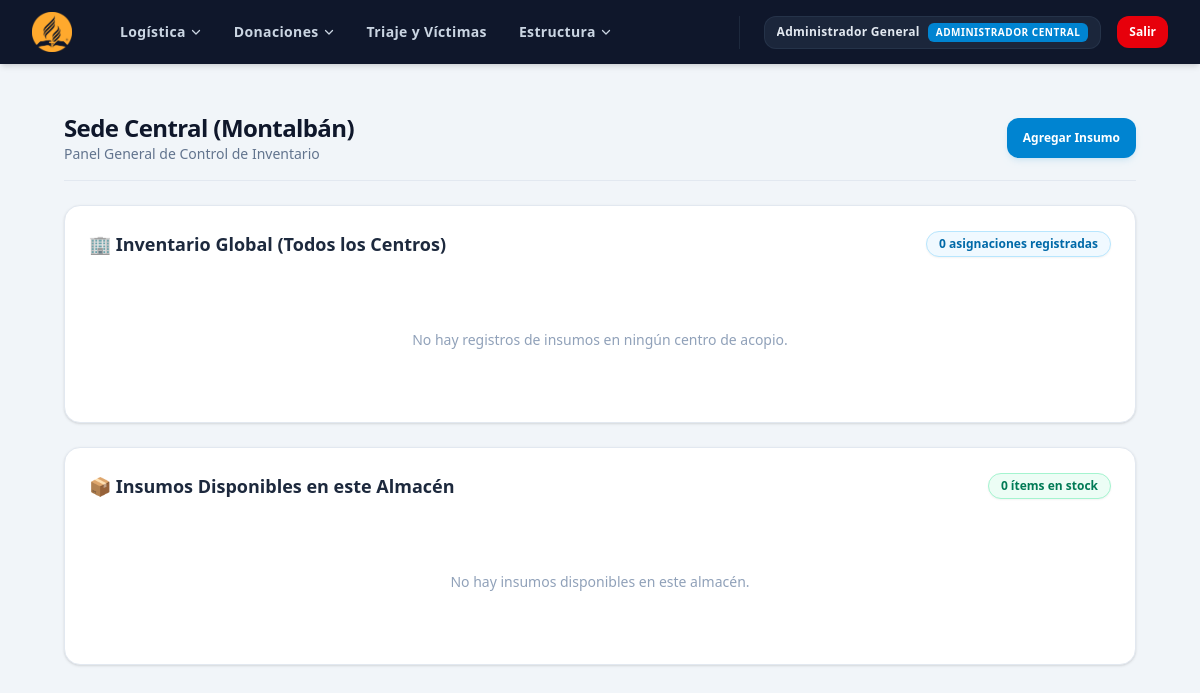
The app's page /panel_central.php (signed in), older data.
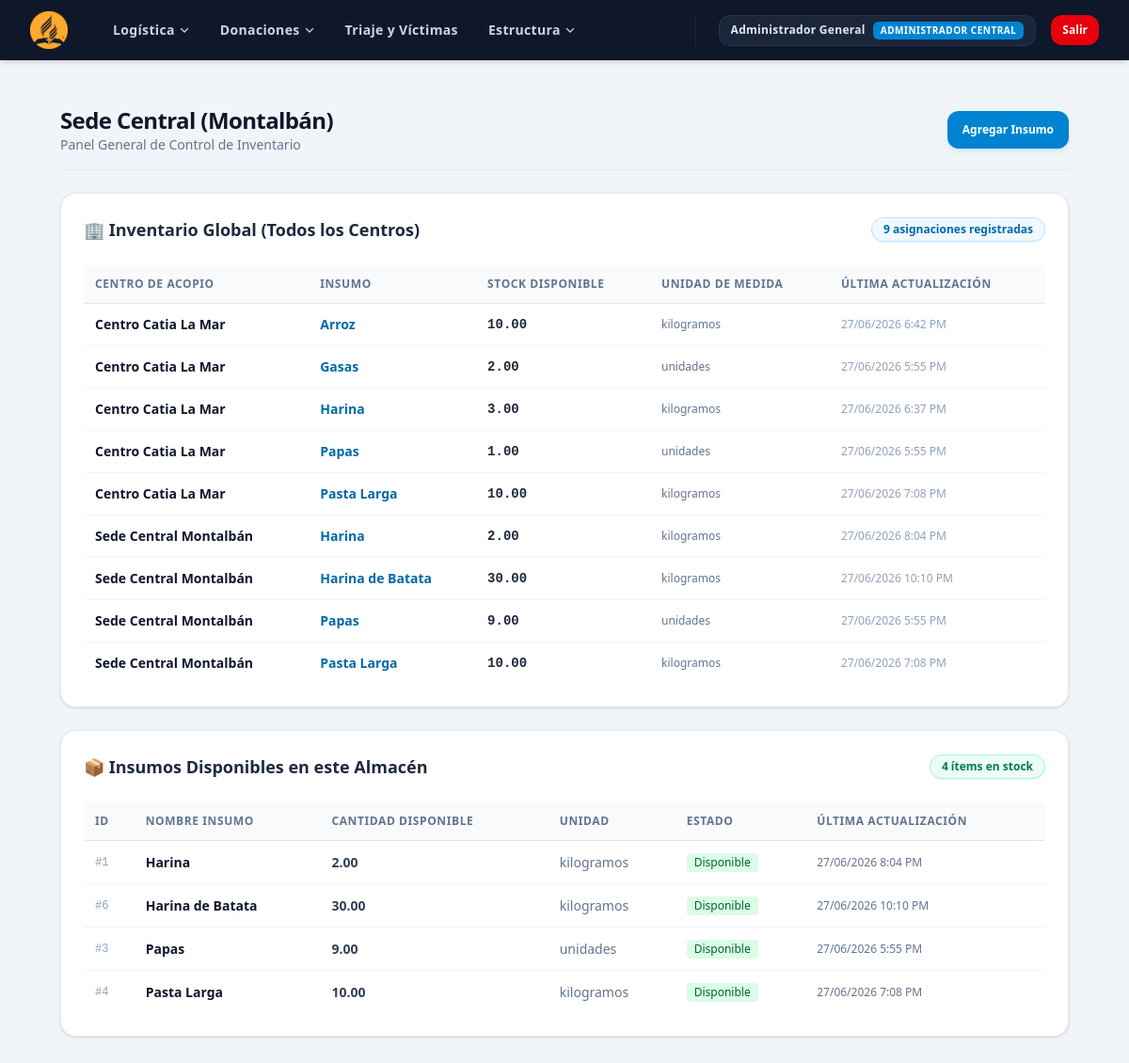
The same page, newer data.
### tables this page shows
CREATE TABLE `inventario` (
  `id` int(11) NOT NULL,
  `centro_id` int(11) NOT NULL,
  `insumo_id` int(11) NOT NULL,
  `cantidad` decimal(12,2) NOT NULL DEFAULT 0.00,
  `ultima_actualizacion` timestamp NOT NULL DEFAULT current_timestamp() ON UPDATE current_timestamp()
);

CREATE TABLE `centros_acopio` (
  `id` int(11) NOT NULL,
  `nombre` varchar(120) NOT NULL,
  `direccion` varchar(255) DEFAULT NULL,
  `telefono` varchar(30) DEFAULT NULL,
  `es_sede_principal` tinyint(1) DEFAULT 0,
  `activo` tinyint(1) DEFAULT 1
);

CREATE TABLE `insumos` (
  `id` int(11) NOT NULL,
  `nombre` varchar(120) NOT NULL,
  `unidad_medida` varchar(30) NOT NULL,
  `descripcion` text DEFAULT NULL
);

### panel_central.php (the view, shortened to what the changed rows need)
<?php
include('header.php');
require_once('conexion.php');
$centro_id = intval($_SESSION['centro_id']);
$stmt = $conn->prepare("
    SELECT
        id,
        nombre,
        es_sede_principal
    FROM centros_acopio
    WHERE id = ?
");
$stmt->bind_param("i", $centro_id);
$stmt->execute();
$centro = $stmt->get_result()->fetch_assoc();
if ($centro['es_sede_principal']) {
    $titulo_sede = "Sede Central (Montalbán)";
} else {
    $titulo_sede = "Inventario: " . htmlspecialchars($centro['nombre']);
}
$stmt = $conn->prepare("
    SELECT
        i.id,
        i.nombre,
        i.unidad_medida,
        inv.cantidad,
        inv.ultima_actualizacion
    FROM inventario inv
    INNER JOIN insumos i ON i.id = inv.insumo_id
    WHERE inv.centro_id = ?
      AND inv.cantidad > 0
    ORDER BY i.nombre
");
$stmt->bind_param("i", $centro_id);
$stmt->execute();
$inventario_actual = $stmt->get_result();
$inventario_global = null;
if ($centro['es_sede_principal']) {
    $query_global = "
        SELECT
            inv.id AS inventario_id,
            c.nombre AS centro_nombre,
            i.nombre AS insumo_nombre,
            inv.cantidad,
            i.unidad_medida,
            inv.ultima_actualizacion
        FROM inventario inv
        INNER JOIN centros_acopio c ON inv.centro_id = c.id
        INNER JOIN insumos i ON inv.insumo_id = i.id
        WHERE inv.cantidad > 0
        ORDER BY c.nombre ASC, i.nombre ASC
    ";
    $inventario_global = $conn->query($query_global);
}
?>
<!DOCTYPE html>
<html lang="es">
<head>
    <script src="https://cdn.jsdelivr.net/npm/@tailwindcss/browser@4"></script>
    <link rel="stylesheet" href="https://cdn.datatables.net/1.13.6/css/jquery.dataTables.min.css">
</head>
<body class="bg-slate-100 min-h-screen font-sans">
<div class="max-w-7xl mx-auto px-4 py-6 sm:px-6 lg:px-8">
    <div class="mb-6 border-b border-slate-200 pb-4 flex flex-col sm:flex-row sm:items-center sm:justify-between gap-4">
        <div>
            <h2 class="text-xl sm:text-2xl font-black text-slate-900 tracking-tight">
                <?php echo $titulo_sede; ?>
            </h2>
        </div>
    </div>
    <div class="space-y-6">
        <?php if ($centro['es_sede_principal'] && $inventario_global): ?>
        <div class="bg-white rounded-2xl shadow-sm border border-slate-200 p-4 sm:p-6">
            <div class="flex flex-col sm:flex-row sm:items-center justify-between gap-2 mb-6">
                <h3 class="text-base sm:text-lg font-black text-slate-800 flex items-center gap-2">
                    <span>🏢 Inventario Global (Todos los Centros)</span>
                </h3>
                <span class="inline-flex items-center w-fit px-3 py-1 rounded-full text-xs font-bold bg-sky-50 text-sky-700 border border-sky-200 shadow-xs">
                    <?php echo $inventario_global->num_rows; ?> asignaciones registradas
                </span>
            </div>
            <?php if ($inventario_global->num_rows === 0): ?>
                <div class="text-center py-12 text-slate-400 text-sm font-medium">
                    No hay registros de insumos en ningún centro de acopio.
                </div>
            <?php else: ?>
                <div class="hidden md:block overflow-x-auto">
                    <table id="tabla-global" class="w-full text-left text-sm border-collapse display">
                        <thead>
                            <tr class="border-b border-slate-200 bg-slate-50 text-slate-500 font-bold text-xs uppercase tracking-wider">
                                <th class="p-3">Centro de Acopio</th>
                                <th class="p-3">Insumo</th>
                                <th class="p-3">Stock Disponible</th>
                                <th class="p-3">Unidad de Medida</th>
                                <th class="p-3">Última Actualización</th>
                            </tr>
                        </thead>
                        <tbody class="divide-y divide-slate-100 text-slate-700">
                            <?php while($row_g = $inventario_global->fetch_assoc()): ?>
                                <tr class="hover:bg-slate-50/80 transition">
                                    <td class="p-3 font-bold text-slate-900"><?php echo htmlspecialchars($row_g['centro_nombre']); ?></td>
                                    <td class="p-3 font-semibold text-sky-700"><?php echo htmlspecialchars($row_g['insumo_nombre']); ?></td>
                                    <td class="p-3 font-mono font-bold text-slate-800"><?php echo number_format($row_g['cantidad'], 2); ?></td>
                                    <td class="p-3 text-slate-500 text-xs"><?php echo htmlspecialchars($row_g['unidad_medida']); ?></td>
                                    <td class="p-3 text-xs text-slate-400"><?php echo date('d/m/Y g:i A', strtotime($row_g['ultima_actualizacion'])); ?></td>
                                </tr>
                            <?php endwhile; ?>
                        </tbody>
                    </table>
                </div>
            <?php endif; ?>
        </div>
        <?php endif; ?>
        <div class="bg-white rounded-2xl shadow-sm border border-slate-200 p-4 sm:p-6">
            <div class="flex flex-col sm:flex-row sm:items-center justify-between gap-2 mb-6">
                <h3 class="text-base sm:text-lg font-bold text-slate-800 flex items-center gap-2">
                    <span>📦 Insumos Disponibles en este Almacén</span>
                </h3>
                <span class="inline-flex items-center w-fit px-3 py-1 rounded-full text-xs font-bold bg-emerald-50 text-emerald-700 border border-emerald-200 shadow-xs">
                    <?php echo $inventario_actual->num_rows; ?> ítems en stock
                </span>
            </div>
            <?php if ($inventario_actual->num_rows === 0): ?>
                <div class="text-center py-12 text-slate-400 text-sm font-medium">
                    No hay insumos disponibles en este almacén.
                </div>
            <?php else: ?>
                <div class="hidden md:block overflow-x-auto">
                    <table id="tabla-inventario" class="w-full text-left text-sm border-collapse display">
                        <thead>
                            <tr class="border-b border-slate-200 bg-slate-50 text-slate-500 font-bold text-xs uppercase tracking-wider">
                                <th class="p-3">ID</th>
                                <th class="p-3">Nombre Insumo</th>
                                <th class="p-3">Cantidad Disponible</th>
                                <th class="p-3">Unidad</th>
                                <th class="p-3">Estado</th>
                                <th class="p-3">Última Actualización</th>
                            </tr>
                        </thead>
                        <tbody class="divide-y divide-slate-100 text-slate-700">
                            <?php while($row = $inventario_actual->fetch_assoc()): ?>
                                <tr class="hover:bg-slate-50/80 transition duration-100">
                                    <td class="p-3 font-mono text-xs text-slate-400">#<?php echo $row['id']; ?></td>
                                    <td class="p-3 font-semibold text-slate-900"><?php echo htmlspecialchars($row['nombre']); ?></td>
                                    <td class="p-3 font-bold"><?php echo number_format($row['cantidad'], 2); ?></td>
                                    <td class="p-3 text-slate-500"><?php echo htmlspecialchars($row['unidad_medida']); ?></td>
                                    <td class="p-3">
                                        <span class="inline-flex items-center px-2 py-0.5 rounded text-xs font-medium bg-green-100 text-green-800">Disponible</span>
                                    </td>
                                    <td class="p-3 text-xs text-slate-500"><?php echo date('d/m/Y g:i A', strtotime($row['ultima_actualizacion'])); ?></td>
                                </tr>
                            <?php endwhile; ?>
                        </tbody>
                    </table>
                </div>
            <?php endif; ?>
        </div>
    </div>
</div>
</body>
</html>

Row changes from the older to the newer data that the page shows:
added inventario: centro.nombre "Centro Catia La Mar", insumo.nombre "Arroz", cantidad "10.00", insumo.unidad_medida "kilogramos", ultima_actualizacion "27/06/2026 6:42 PM", shown under "🏢 Inventario Global (Todos los Centros)"
added inventario: centro.nombre "Centro Catia La Mar", insumo.nombre "Gasas", cantidad "2.00", insumo.unidad_medida "unidades", ultima_actualizacion "27/06/2026 5:55 PM", shown under "🏢 Inventario Global (Todos los Centros)"
added inventario: centro.nombre "Centro Catia La Mar", insumo.nombre "Harina", cantidad "3.00", insumo.unidad_medida "kilogramos", ultima_actualizacion "27/06/2026 6:37 PM", shown under "🏢 Inventario Global (Todos los Centros)"
added inventario: centro.nombre "Centro Catia La Mar", insumo.nombre "Papas", cantidad "1.00", insumo.unidad_medida "unidades", ultima_actualizacion "27/06/2026 5:55 PM", shown under "🏢 Inventario Global (Todos los Centros)"
added inventario: centro.nombre "Centro Catia La Mar", insumo.nombre "Pasta Larga", cantidad "10.00", insumo.unidad_medida "kilogramos", ultima_actualizacion "27/06/2026 7:08 PM", shown under "🏢 Inventario Global (Todos los Centros)"
added inventario: centro.nombre "Sede Central Montalbán", insumo.nombre "Harina", cantidad "2.00", insumo.unidad_medida "kilogramos", ultima_actualizacion "27/06/2026 8:04 PM", insumo "1"
added inventario: centro.nombre "Sede Central Montalbán", insumo.nombre "Harina de Batata", cantidad "30.00", insumo.unidad_medida "kilogramos", ultima_actualizacion "27/06/2026 10:10 PM", insumo "6"
added inventario: centro.nombre "Sede Central Montalbán", insumo.nombre "Papas", cantidad "9.00", insumo.unidad_medida "unidades", ultima_actualizacion "27/06/2026 5:55 PM", insumo "3"
added inventario: centro.nombre "Sede Central Montalbán", insumo.nombre "Pasta Larga", cantidad "10.00", insumo.unidad_medida "kilogramos", ultima_actualizacion "27/06/2026 7:08 PM", insumo "4"
Text that changed along with them:
$inventario_global->num_rows: "0" → "9"
$inventario_actual->num_rows: "0" → "4"
text no longer shown: "No hay registros de insumos en ningún centro de acopio. No hay insumos disponibles en este almacén."
text now shown: "CENTRO DE ACOPIO INSUMO STOCK DISPONIBLE UNIDAD DE MEDIDA ÚLTIMA ACTUALIZACIÓN ID NOMBRE INSUMO CANTIDAD DISPONIBLE UNIDAD ESTADO ÚLTIMA ACTUALIZACIÓN"
